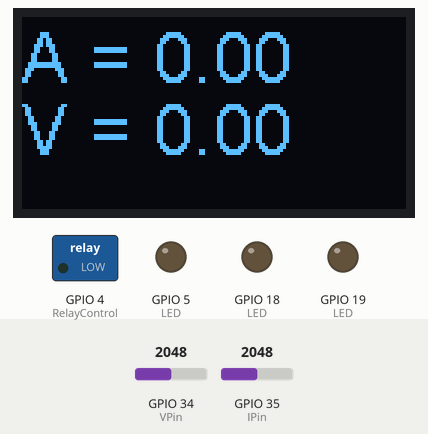
This sketch was run on a simulated ESP32. On the bench: 128×64 one-colour display, switched loads named in the sketch (green lamp = pin HIGH), output pins drawn as LEDs (lit = HIGH). The test bench sets the inputs (shaded band); at power-on: GPIO 34 (VPin) = 2048, GPIO 35 (IPin) = 2048.

Above: at 0.6 s.

The sketch:

NodeMCU32S_SmartSocket_V2.ino
```cpp
#include <WiFi.h>
#include <HTTPClient.h>

#include <Wire.h>
#include <SH1106Wire.h>

#define IPin 35// I analog pin39
#define VPin 34// V analog pin36

#define SCL 22// OLED SCL pin
#define SDA 21// OLED SDA pin
#define OLEDAddress 0x3C
#define RLED 19// LED pin
#define GLED 18// LED pin
#define YLED 5// LED pin
#define ButtonOne 17// Button pin
#define ButtonTwo 16// Button pin
#define RelayControl 4// Control Relay
#define DataTime 16667// Calculat Data Time
//#define DataTime 1000000// Calculat Data Time
#define OLEDSreemHold 1000// 顯示資料保持1秒
#define OLEDItemX 0// 顯示OLED名稱 X軸
#define OLEDItemY 0// 顯示OLED名稱 Y軸
#define OLEDDataX 0// 顯示OLED數據 X軸
#define OLEDDataY 24// 顯示OLED數據 Y軸
#define CurrentCorrectionValuePointFiveToThree 1.22637// 電流Irms在0.5~3 時, 校正參數
#define CurrentCorrectionValueThreeToTwenty 1.1819// 電流Irms在3~20 時, 校正參數
#define VoltagetCorrectionValueFull 0.9649// 電壓Vrms校正參數
const char* ssid = "dlink-7730";
const char* password =  "135791113";
String IP, MAC;

SH1106Wire display(OLEDAddress, SDA, SCL);
int IreadValue, VreadValue, ImaxValue, VmaxValue, IminValue, VminValue, DataCount, count;
float Iresult, Vresult, Irms, Vrms, ITotalData, VTotalData, IAvgData, VAvgData, CCVIrms;
uint32_t start_time, FirstPage;
String OLEDI, OLEDV;


int Status(){
  if(digitalRead(ButtonTwo) == HIGH){
    digitalWrite(RelayControl, HIGH);
  }else{
    digitalWrite(RelayControl, LOW);
  }
}

float RMS() {
  ImaxValue = 0;// 電流ADC讀取最大值初始設定為0
  VmaxValue = 0;// 電壓ADC讀取最大值初始設定為0
  IminValue = 4095;// 電流ADC讀取最大值初始設定為4096
  VminValue = 4095;// 電壓ADC讀取最大值初始設定為4096
  ITotalData = 0;// 電流n次加總初始設定為0
  VTotalData = 0;// 電壓n次加總初始設定為0
  IAvgData = 0;// 電流平均初始設定為0
  VAvgData = 0;// 電壓平均初始設定為0
  CCVIrms = 0;//電流校正初始值為0
  //count = 0;
  //-for(DataCount = 0; DataCount < 10; DataCount++){
  start_time = micros();
  while((micros()-start_time) <= DataTime) {// 取樣時間16.6667ms 1s=1000000
    //delayMicroseconds(8250);// 取樣次數122次 delay8250 FOR 1S
    //delayMicroseconds(126);// 取樣次數122次 delay126 FOR 16.6667ms
    delayMicroseconds(58);// FOR TWO ADC IN 16.667MS
    IreadValue = analogRead(IPin);
    //VreadValue = analogRead(VPin);
    //delayMicroseconds(114);// 取樣次數100次 144
    //delayMicroseconds(4125);// FOR TWO ADC IN 1S
    delayMicroseconds(57);// FOR TWO ADC IN 16.667MS
    VreadValue = analogRead(VPin);

    //delayMicroseconds(4110);// FOR TWO ADC IN 1S
    if(IreadValue > ImaxValue) {// 電流判斷大小值
      ImaxValue = IreadValue;
      }
    if(IreadValue < IminValue) {
      IminValue = IreadValue;
    }

    if(VreadValue > VmaxValue) {// 電壓判斷大小值
      VmaxValue = VreadValue;
    }
    if(VreadValue < VminValue) {
      VminValue = VreadValue;
    }
      //Status();
      //count++;
  }
  //Serial.println(count);
  //count = 0;
  Iresult = ((ImaxValue - IminValue) * 3.3)/4095;
  Vresult = ((VmaxValue - VminValue) * 3.3)/4095;
  //Serial.println(count);
  Irms = ((Iresult/2) * 0.707 * 22.727);// 30A for 66 22.727

  if(0.5 <= Irms <= 3){
    CCVIrms = Irms * CurrentCorrectionValuePointFiveToThree;
  }else if(3 < Irms <= 20){//當電流rms值在3~20安培時
    CCVIrms = Irms * CurrentCorrectionValueThreeToTwenty;
  }else{
     CCVIrms = Irms * 0;
  }

  //Irms = ((Iresult/2));// 30A for 66 22.727
  //Vrms = ((Vresult/2) * 0.707 * 257.13) * VoltagetCorrectionValueFull;
  Vrms = ((Vresult/2) * 0.707 * 257.13);
  //-ITotalData += Irms;
  //-VTotalData += Vrms;
  //-}
  //-IAvgData = (ITotalData/10);
  //-VAvgData = (VTotalData/10);
  //OLEDI = String("Irms: ") + Irms + String(" A");
  OLEDI = String("A = ") + CCVIrms;
  OLEDV = String("V = ") + Vrms;
  //OLEDI = String("I: ") + Irms;
  FirstPage = millis();

  String SImin = String(Iresult);

  while((millis() - FirstPage) < OLEDSreemHold){ //電流
    display.clear(); // clearing the display
    display.drawString(OLEDItemX, OLEDItemY, OLEDI);
    display.drawString(OLEDDataX, OLEDDataY, OLEDV);
    display.display();
    //Status();
  }

}

void setup() {
  //Serial.begin(9600);
  display.init();
  display.flipScreenVertically();
  display.setFont(ArialMT_Plain_16);//24 16 8
  display.setTextAlignment(TEXT_ALIGN_LEFT);

  //delay(1000);
  //Serial.println("Connecting to ");
  //Serial.println(ssid);
  //connect to your local wi-fi network
  //WiFi.begin(ssid, password);
  //check wi-fi is connected to wi-fi network
  //while (WiFi.status() != WL_CONNECTED) {
    delay(500);
    display.clear(); // clearing the display
    display.drawString(OLEDItemX, OLEDItemY, "wait");
    display.display();
    //Serial.print(".");
  //}
  //Serial.println("");
  //Serial.println("WiFi connected");
  //IP = WiFi.localIP().toString();// change to string
  //MAC = WiFi.macAddress();

  pinMode(5, OUTPUT);// LED
  pinMode(18, OUTPUT);// LED
  pinMode(19, OUTPUT);// LED
  pinMode(4, OUTPUT);// 繼電器
  pinMode(17, INPUT_PULLUP);// 按鍵B1
  pinMode(16, INPUT_PULLUP);// 按鍵B2
  pinMode(35, INPUT_PULLUP);// 電流訊號
  pinMode(34, INPUT_PULLUP);// 電壓訊號
  display.setFont(ArialMT_Plain_24);//24 16 8
}

void loop() {
  //delay(500);
  //if(WiFi.status()== WL_CONNECTED){   //Check WiFi connection status
    RMS();
 //}else{
  //Serial.println("Error in WiFi connection");
  //String ERR = String("Wi-Fi Fed Out");
    //display.clear(); // clearing the display
    //display.drawString(OLEDItemX, OLEDItemY, ERR);
    //display.display();
 //}
  //delay(500);
}
```
